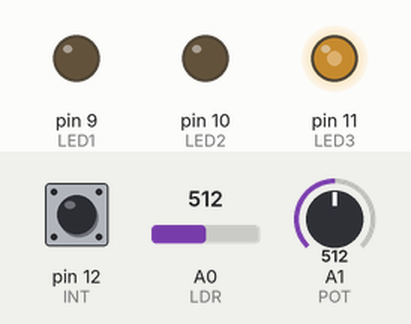
Recording of a sketch running on a simulated Arduino Uno, built with avr-gcc and run on an emulated ATmega328P. Parts: output pins drawn as LEDs (lit = HIGH). Dashed ring = blinking. Inputs (shaded band) come from the test bench; at power-on: A0 (LDR) = 512, pin 12 (INT) HIGH, A1 (POT) = 512.

Above: at 1.8 s.
1.9 s: A0 (LDR) set to 0
At 2.9 s:
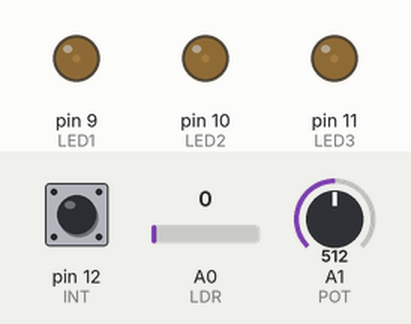
3.5 s: pin 12 (INT) pulled LOW for 1.25 s
At 4.5 s:
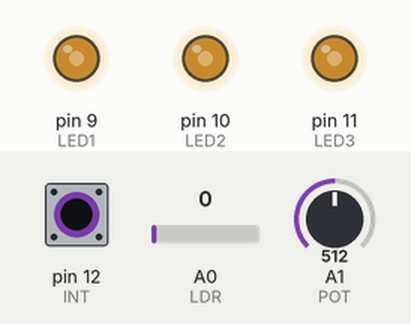
6.2 s: A1 (POT) set to 0
At 6.6 s:
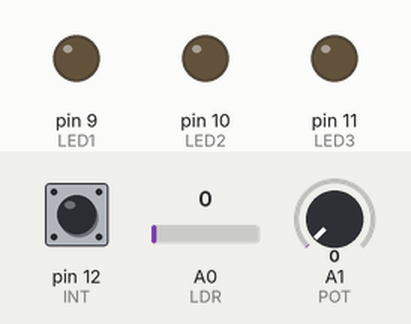
7.7 s: A1 (POT) set to 122
9.2 s: A0 (LDR) set to 122
At 9.56 s:
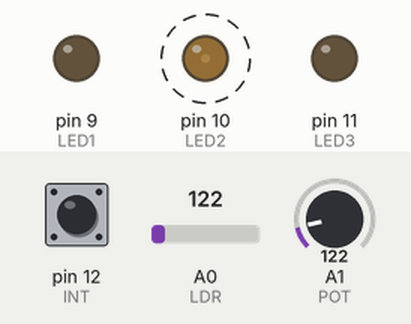
12.7 s: A1 (POT) set to 716
Timing chart, 0 to 17.2 s (numbered marks = the images above; inputs shaded):
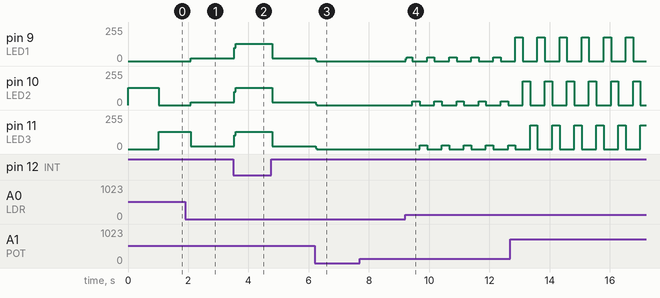

The sketch:

jofre.ino
```cpp
#define LDR A0
#define POT A1
#define INT 12
#define LED1 9
#define LED2 10
#define LED3 11
unsigned int current = 1;
int LEDs[] = {LED1,LED2,LED3};
void setup() {
  pinMode(LDR,INPUT);
  pinMode(POT,INPUT);
  pinMode(INT,INPUT_PULLUP);
  pinMode(LED1,OUTPUT);
  pinMode(LED2,OUTPUT);
  pinMode(LED3,OUTPUT);
  Serial.begin(9600);
  digitalWrite(LED1,LOW);
  digitalWrite(LED2,LOW);
  digitalWrite(LED3,LOW);
}
void loop() {
  if(digitalRead(INT) == 0){
    analogWrite(LED1,analogRead(POT)/4);
    analogWrite(LED2,analogRead(POT)/4);
    analogWrite(LED3,analogRead(POT)/4);
  }else{
    digitalWrite(LED1,LOW);
    digitalWrite(LED2,LOW);
    digitalWrite(LED3,LOW);
    analogWrite(LEDs[current%3],analogRead(POT)/4);
    current++;
  }
  delay(analogRead(LDR)*2);
}
```

Measured:
- after the input at 1.9 s, pin 10 (LED2): 0/255 → 21/255 after 0.19 s; pin 11 (LED3): 128/255 → 21/255 after 0.19 s
- after the input at 3.5 s, pin 9 (LED1): 20/255 → 128/255 at once, → 20/255 1.3 s later; pin 10 (LED2), pin 11 (LED3): 21/255 → 128/255 at once, → 21/255 1.3 s later
- after the input at 6.2 s, pin 9 (LED1): 20/255 → 0/255 at once; pin 10 (LED2), pin 11 (LED3): 21/255 → 0/255 at once
- after the input at 9.2 s, pin 9 (LED1): 0/255 → 18/255 at once, then moves between 0/255 and 30/255, repeating every 0.73 s; pin 10 (LED2): alternates 30/255 for 0.24 s and 0/255 for 0.49 s, starting after 0.24 s; pin 11 (LED3): alternates 30/255 for 0.24 s and 0/255 for 0.49 s, starting after 0.49 s
